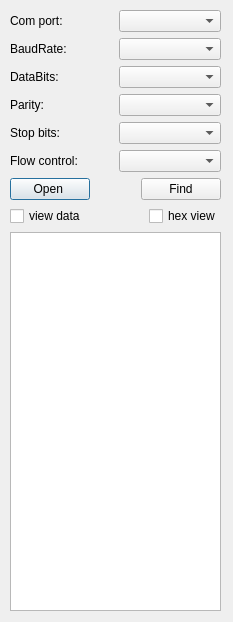
<?xml version="1.0" encoding="UTF-8"?>
<ui version="4.0">
 <class>ViewPort</class>
 <widget class="QDialog" name="ViewPort">
  <property name="geometry">
   <rect>
    <x>0</x>
    <y>0</y>
    <width>233</width>
    <height>622</height>
   </rect>
  </property>
  <property name="windowTitle">
   <string>Dialog</string>
  </property>
  <widget class="QWidget" name="verticalLayoutWidget">
   <property name="geometry">
    <rect>
     <x>10</x>
     <y>10</y>
     <width>211</width>
     <height>601</height>
    </rect>
   </property>
   <layout class="QVBoxLayout" name="verticalLayout_2">
    <item>
     <layout class="QVBoxLayout" name="verticalLayout">
      <item>
       <layout class="QHBoxLayout" name="horizontalLayout">
        <item>
         <widget class="QLabel" name="label">
          <property name="text">
           <string>Com port:</string>
          </property>
         </widget>
        </item>
        <item>
         <widget class="QComboBox" name="comboPortRs"/>
        </item>
       </layout>
      </item>
      <item>
       <layout class="QHBoxLayout" name="horizontalLayout_2">
        <item>
         <widget class="QLabel" name="label_2">
          <property name="text">
           <string>BaudRate:</string>
          </property>
         </widget>
        </item>
        <item>
         <widget class="QComboBox" name="comboBaudRate"/>
        </item>
       </layout>
      </item>
      <item>
       <layout class="QHBoxLayout" name="horizontalLayout_3">
        <item>
         <widget class="QLabel" name="label_3">
          <property name="text">
           <string>DataBits:</string>
          </property>
         </widget>
        </item>
        <item>
         <widget class="QComboBox" name="comboDataBits"/>
        </item>
       </layout>
      </item>
      <item>
       <layout class="QHBoxLayout" name="horizontalLayout_4">
        <item>
         <widget class="QLabel" name="label_4">
          <property name="text">
           <string>Parity:</string>
          </property>
         </widget>
        </item>
        <item>
         <widget class="QComboBox" name="comboParity"/>
        </item>
       </layout>
      </item>
      <item>
       <layout class="QHBoxLayout" name="horizontalLayout_5">
        <item>
         <widget class="QLabel" name="label_5">
          <property name="text">
           <string>Stop bits:</string>
          </property>
         </widget>
        </item>
        <item>
         <widget class="QComboBox" name="comboStopBits"/>
        </item>
       </layout>
      </item>
      <item>
       <layout class="QHBoxLayout" name="horizontalLayout_6">
        <item>
         <widget class="QLabel" name="label_6">
          <property name="text">
           <string>Flow control:</string>
          </property>
         </widget>
        </item>
        <item>
         <widget class="QComboBox" name="comboFlowCtrl"/>
        </item>
       </layout>
      </item>
      <item>
       <layout class="QHBoxLayout" name="horizontalLayout_7">
        <item>
         <widget class="QPushButton" name="btOpenPort">
          <property name="text">
           <string>Open </string>
          </property>
         </widget>
        </item>
        <item>
         <spacer name="horizontalSpacer">
          <property name="orientation">
           <enum>Qt::Horizontal</enum>
          </property>
          <property name="sizeHint" stdset="0">
           <size>
            <width>40</width>
            <height>20</height>
           </size>
          </property>
         </spacer>
        </item>
        <item>
         <widget class="QPushButton" name="btFindPort">
          <property name="text">
           <string>Find</string>
          </property>
         </widget>
        </item>
       </layout>
      </item>
      <item>
       <layout class="QHBoxLayout" name="horizontalLayout_8">
        <item>
         <widget class="QCheckBox" name="checkViewData">
          <property name="text">
           <string>view data</string>
          </property>
         </widget>
        </item>
        <item>
         <spacer name="horizontalSpacer_2">
          <property name="orientation">
           <enum>Qt::Horizontal</enum>
          </property>
          <property name="sizeHint" stdset="0">
           <size>
            <width>40</width>
            <height>20</height>
           </size>
          </property>
         </spacer>
        </item>
        <item>
         <widget class="QCheckBox" name="checkHexView">
          <property name="text">
           <string>hex view</string>
          </property>
         </widget>
        </item>
       </layout>
      </item>
     </layout>
    </item>
    <item>
     <widget class="Console" name="plainConsole"/>
    </item>
   </layout>
  </widget>
 </widget>
 <customwidgets>
  <customwidget>
   <class>Console</class>
   <extends>QPlainTextEdit</extends>
   <header>console.h</header>
  </customwidget>
 </customwidgets>
 <resources/>
 <connections/>
</ui>
